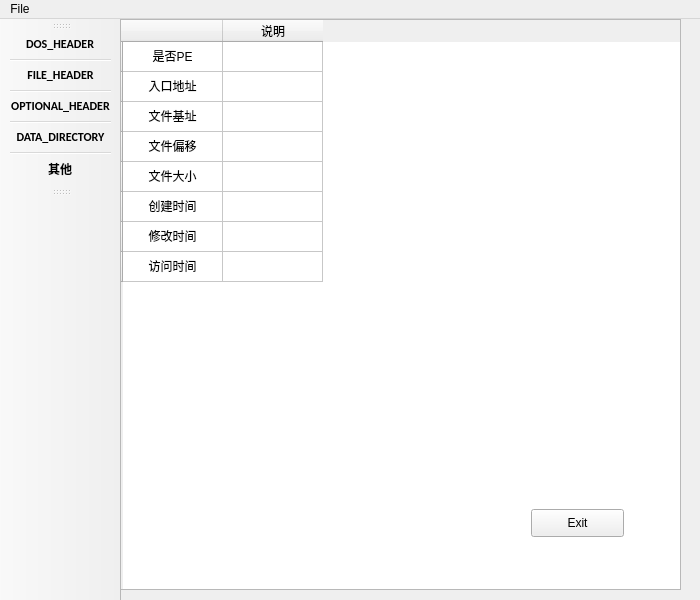
<?xml version="1.0" encoding="UTF-8"?>
<ui version="4.0">
 <class>MainWindow</class>
 <widget class="QMainWindow" name="MainWindow">
  <property name="geometry">
   <rect>
    <x>0</x>
    <y>0</y>
    <width>700</width>
    <height>600</height>
   </rect>
  </property>
  <property name="sizePolicy">
   <sizepolicy hsizetype="Expanding" vsizetype="Expanding">
    <horstretch>0</horstretch>
    <verstretch>0</verstretch>
   </sizepolicy>
  </property>
  <property name="minimumSize">
   <size>
    <width>700</width>
    <height>600</height>
   </size>
  </property>
  <property name="maximumSize">
   <size>
    <width>700</width>
    <height>600</height>
   </size>
  </property>
  <property name="baseSize">
   <size>
    <width>0</width>
    <height>0</height>
   </size>
  </property>
  <property name="windowTitle">
   <string>PETool</string>
  </property>
  <widget class="QWidget" name="centralwidget">
   <widget class="QTableWidget" name="tableWidget">
    <property name="geometry">
     <rect>
      <x>-1</x>
      <y>0</y>
      <width>561</width>
      <height>571</height>
     </rect>
    </property>
    <property name="minimumSize">
     <size>
      <width>0</width>
      <height>0</height>
     </size>
    </property>
    <row>
     <property name="text">
      <string/>
     </property>
    </row>
    <row>
     <property name="text">
      <string/>
     </property>
    </row>
    <row>
     <property name="text">
      <string/>
     </property>
    </row>
    <row>
     <property name="text">
      <string/>
     </property>
    </row>
    <row>
     <property name="text">
      <string/>
     </property>
    </row>
    <row>
     <property name="text">
      <string/>
     </property>
    </row>
    <row>
     <property name="text">
      <string/>
     </property>
    </row>
    <row>
     <property name="text">
      <string/>
     </property>
    </row>
    <column>
     <property name="text">
      <string/>
     </property>
     <property name="textAlignment">
      <set>AlignTrailing|AlignVCenter</set>
     </property>
    </column>
    <column>
     <property name="text">
      <string>说明</string>
     </property>
    </column>
    <item row="0" column="0">
     <property name="text">
      <string>是否PE</string>
     </property>
     <property name="textAlignment">
      <set>AlignCenter</set>
     </property>
    </item>
    <item row="0" column="1">
     <property name="text">
      <string/>
     </property>
    </item>
    <item row="1" column="0">
     <property name="text">
      <string>入口地址</string>
     </property>
     <property name="textAlignment">
      <set>AlignCenter</set>
     </property>
    </item>
    <item row="1" column="1">
     <property name="text">
      <string/>
     </property>
    </item>
    <item row="2" column="0">
     <property name="text">
      <string>文件基址</string>
     </property>
     <property name="textAlignment">
      <set>AlignCenter</set>
     </property>
    </item>
    <item row="2" column="1">
     <property name="text">
      <string/>
     </property>
    </item>
    <item row="3" column="0">
     <property name="text">
      <string>文件偏移</string>
     </property>
     <property name="textAlignment">
      <set>AlignCenter</set>
     </property>
    </item>
    <item row="3" column="1">
     <property name="text">
      <string/>
     </property>
    </item>
    <item row="4" column="0">
     <property name="text">
      <string>文件大小</string>
     </property>
     <property name="textAlignment">
      <set>AlignCenter</set>
     </property>
    </item>
    <item row="4" column="1">
     <property name="text">
      <string/>
     </property>
    </item>
    <item row="5" column="0">
     <property name="text">
      <string>创建时间</string>
     </property>
     <property name="textAlignment">
      <set>AlignCenter</set>
     </property>
    </item>
    <item row="5" column="1">
     <property name="text">
      <string/>
     </property>
    </item>
    <item row="6" column="0">
     <property name="text">
      <string>修改时间</string>
     </property>
     <property name="textAlignment">
      <set>AlignCenter</set>
     </property>
    </item>
    <item row="6" column="1">
     <property name="text">
      <string/>
     </property>
    </item>
    <item row="7" column="0">
     <property name="text">
      <string>访问时间</string>
     </property>
     <property name="textAlignment">
      <set>AlignCenter</set>
     </property>
    </item>
    <item row="7" column="1">
     <property name="text">
      <string/>
     </property>
    </item>
   </widget>
   <widget class="QPushButton" name="ExitButton">
    <property name="geometry">
     <rect>
      <x>410</x>
      <y>490</y>
      <width>93</width>
      <height>28</height>
     </rect>
    </property>
    <property name="text">
     <string>Exit</string>
    </property>
   </widget>
   <widget class="QLabel" name="label">
    <property name="geometry">
     <rect>
      <x>20</x>
      <y>520</y>
      <width>391</width>
      <height>51</height>
     </rect>
    </property>
    <property name="text">
     <string/>
    </property>
   </widget>
  </widget>
  <widget class="QToolBar" name="toolBar">
   <property name="sizePolicy">
    <sizepolicy hsizetype="Fixed" vsizetype="Preferred">
     <horstretch>0</horstretch>
     <verstretch>0</verstretch>
    </sizepolicy>
   </property>
   <property name="font">
    <font>
     <family>Calibri</family>
     <weight>75</weight>
     <bold>true</bold>
    </font>
   </property>
   <property name="focusPolicy">
    <enum>Qt::NoFocus</enum>
   </property>
   <property name="windowTitle">
    <string>toolBar</string>
   </property>
   <property name="layoutDirection">
    <enum>Qt::LeftToRight</enum>
   </property>
   <property name="autoFillBackground">
    <bool>false</bool>
   </property>
   <property name="movable">
    <bool>true</bool>
   </property>
   <property name="allowedAreas">
    <set>Qt::NoToolBarArea</set>
   </property>
   <property name="orientation">
    <enum>Qt::Vertical</enum>
   </property>
   <property name="toolButtonStyle">
    <enum>Qt::ToolButtonIconOnly</enum>
   </property>
   <property name="floatable">
    <bool>true</bool>
   </property>
   <attribute name="toolBarArea">
    <enum>LeftToolBarArea</enum>
   </attribute>
   <attribute name="toolBarBreak">
    <bool>false</bool>
   </attribute>
   <addaction name="actionIMAGE_DOS_HEADER"/>
   <addaction name="separator"/>
   <addaction name="actionIMAGE_FILE_HEADER"/>
   <addaction name="separator"/>
   <addaction name="actionIMAGE_OPTIONAL_HEADER"/>
   <addaction name="separator"/>
   <addaction name="actionIMAGE_DATA_HEADER"/>
   <addaction name="separator"/>
   <addaction name="action"/>
  </widget>
  <widget class="QToolBar" name="toolBar_3">
   <property name="windowTitle">
    <string>toolBar_3</string>
   </property>
   <attribute name="toolBarArea">
    <enum>LeftToolBarArea</enum>
   </attribute>
   <attribute name="toolBarBreak">
    <bool>false</bool>
   </attribute>
  </widget>
  <widget class="QMenuBar" name="menuBar">
   <property name="geometry">
    <rect>
     <x>0</x>
     <y>0</y>
     <width>700</width>
     <height>26</height>
    </rect>
   </property>
   <widget class="QMenu" name="menuFile">
    <property name="title">
     <string>File</string>
    </property>
    <addaction name="actionOpen"/>
   </widget>
   <addaction name="menuFile"/>
  </widget>
  <action name="actionIMAGE_DOS_HEADER">
   <property name="text">
    <string>DOS_HEADER</string>
   </property>
   <property name="iconText">
    <string>DOS_HEADER</string>
   </property>
   <property name="toolTip">
    <string>DOS_HEADER</string>
   </property>
  </action>
  <action name="actionIMAGE_FILE_HEADER">
   <property name="text">
    <string>FILE_HEADER</string>
   </property>
  </action>
  <action name="actionIMAGE_OPTIONAL_HEADER">
   <property name="text">
    <string>OPTIONAL_HEADER</string>
   </property>
  </action>
  <action name="actionIMAGE_DATA_HEADER">
   <property name="text">
    <string>DATA_DIRECTORY</string>
   </property>
  </action>
  <action name="actionOpen">
   <property name="text">
    <string>Open</string>
   </property>
  </action>
  <action name="action">
   <property name="text">
    <string>其他</string>
   </property>
  </action>
 </widget>
 <resources/>
 <connections/>
</ui>
